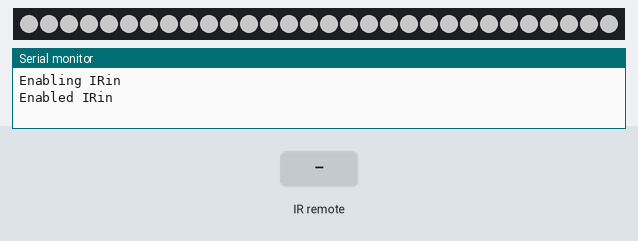
The program below on a simulated Arduino Uno, built with avr-gcc and run on an emulated ATmega328P. Shown: 30 RGB LEDs in strip order, left to right, the last lines printed to the serial monitor. Inputs (shaded band) come from the test bench. Dim RGB values are drawn brighter than linear; random numbers use the default seed unless the program sets one.

Above: at 1.2 s.
1.3 s: infrared code 0x61D6E817 received
At 1.45 s:
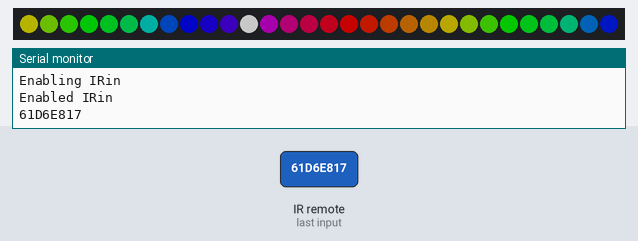
3.7 s: infrared code 0xFFFFFFFF received
At 4.15 s:
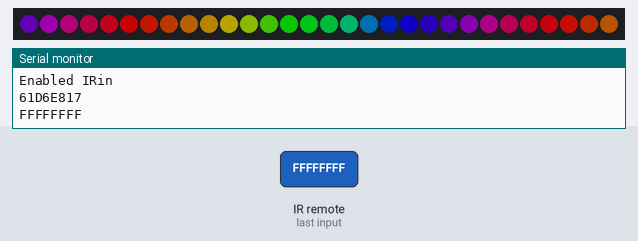
6.7 s: infrared code 0x61D640BF received
At 7.16 s:
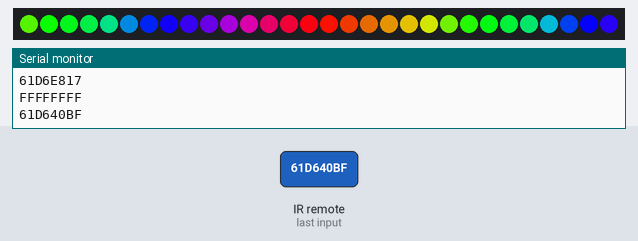
9.7 s: infrared code 0x61D608F7 received
At 9.86 s:
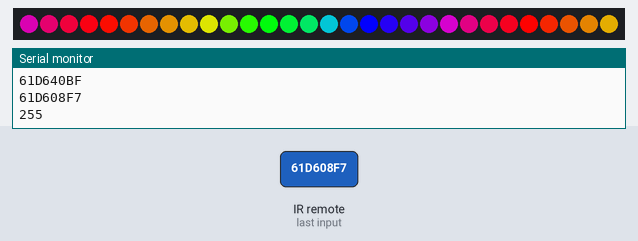
12.7 s: infrared code 0x61D648B7 received
At 13.6 s:
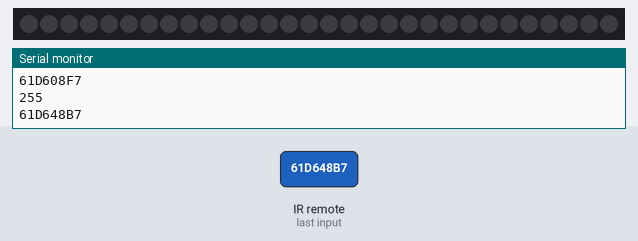
14.2 s: infrared code 0x61D608F7 received
At 15.25 s:
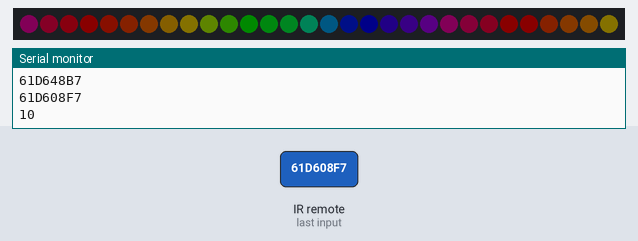

The program:

main.cpp
```cpp
#include <Arduino.h>
#include <FastLED.h>
#include <IRremote.h>

#ifdef __AVR__
#include <avr/power.h>
#endif

enum modes
{
	normal,
	split1,
	split2,
	rainbowGlitter,
	rainbow
};
modes current_mode = normal;

#define TERMINAL_DEBUG false
#define SERIAL_SPEED 9600 //115200

// START NEOPIXEL DEFINITION REGION
#define NEOPIXEL_PIN 6
#define NUMBER_OF_LEDS 30
#define FRAMES_PER_SECOND 120
CRGB leds[NUMBER_OF_LEDS];
uint8_t default_Wait = 0;
uint8_t brightness = 100;
CRGB current_color = CRGB::White;

CRGB neo_color1 = CRGB::OrangeRed;
CRGB neo_color2 = CRGB::MediumSpringGreen;
CRGB neo_color3 = CRGB::CadetBlue;
CRGB neo_color4 = CRGB::Coral;
CRGB neo_color5 = CRGB::DarkTurquoise;
CRGB neo_color6 = CRGB::DarkViolet;
CRGB neo_color7 = CRGB::Goldenrod;
CRGB neo_color8 = CRGB::LightSkyBlue;
CRGB neo_color9 = CRGB::MediumPurple;
CRGB neo_color10 = CRGB::Yellow;
CRGB neo_color11 = CRGB::SteelBlue;
CRGB neo_color12 = CRGB::Violet;

uint8_t gHue = 0;
// END NEOPIXEL DEEFINITION REGION

// START INFRARED REMOTE DEFINITION REGION
#define REMOTE_RECV_PIN 11
// define the remote control buttons
#define BUTTON_HOLD 0xFFFFFFFF
#define BRIGHTNESS_UP 0x61D608F7
#define BRIGHTNESS_DOWN 0x61D68877
#define OFF 0x61D648B7
#define ON 0x61D640BF
#define STROBE 0x61D6D02F
#define FLASH 0x61D6F00F
#define ALL_FADE 0x61D6807F
#define RGB_FLASH 0x61D6E817
#define RED 0x61D6C837
#define GREEN 0x61D6D827
#define BLUE 0x61D6E01F
#define WHITE 0x61D600FF
#define COLOR1 0x61D620DF
#define COLOR2 0x61D6A05F
#define COLOR3 0x61D6609F
#define COLOR4 0x61D618E7
#define COLOR5 0x61D658A7
#define COLOR6 0x61D69867
#define COLOR7 0x61D610EF
#define COLOR8 0x61D6906F
#define COLOR9 0x61D650AF
#define COLOR10 0x61D628D7
#define COLOR11 0x61D6A857
#define COLOR12 0x61D66897

IRrecv irrecv(REMOTE_RECV_PIN);
decode_results results;
unsigned long last_result = 0;
// END INFRARED REMOTE DEFINITION REGION

bool CheckIRRemote()
{
	if (irrecv.decode(&results))
	{
#if defined(TERMINAL_DEBUG)
		Serial.println(results.value, HEX);
#endif
		irrecv.resume(); // Receive the next value
		return true;
	}
	return false;
}

void Increase_Brightness()
{
	if (brightness < 245)
	{
		brightness = brightness + 10;
	}
	else
	{
		brightness = 255;
	}
	if (brightness > 255)
	{
		brightness = 255;
	}
#if defined(TERMINAL_DEBUG)
	Serial.println(brightness);
#endif
}

void Decrease_Brightness()
{
	if (brightness > 10)
	{
		brightness = brightness - 10;
	}
	else
	{
		brightness = 0;
	}
	if (brightness < 0)
	{
		brightness = 0;
	}
#if defined(TERMINAL_DEBUG)
	Serial.println(brightness);
#endif
}

void setRainbow()
{
	fill_rainbow(leds, NUMBER_OF_LEDS, gHue, 12);
}

void addGlitter(fract8 chanceOfGlitter)
{
	if (random8() < chanceOfGlitter)
	{
		leds[random16(NUMBER_OF_LEDS)] += CRGB::White;
	}
}

void rainbowWithGlitter()
{
	setRainbow();
	addGlitter(80);
}

void setSplit1()
{
	for (int i = 5; i < 10; i++)
	{
		leds[i] = CRGB::Black;
	}

	for (int i = 20; i < 25; i++)
	{
		leds[i] = CRGB::Black;
	}
}

void setSplit2()
{
	for (int i = 3; i < 6; i++)
	{
		leds[i] = CRGB::Black;
	}

	for (int i = 9; i < 12; i++)
	{
		leds[i] = CRGB::Black;
	}

	for (int i = 18; i < 21; i++)
	{
		leds[i] = CRGB::Black;
	}

	for (int i = 24; i < 27; i++)
	{
		leds[i] = CRGB::Black;
	}
}

// SETUP (runs once) ---------------------------------
void setup()
{

#if defined(TERMINAL_DEBUG)
	Serial.begin(SERIAL_SPEED); // start debug via serial
	Serial.println("Enabling IRin");
#endif

	irrecv.enableIRIn(); // Start the receiver

#if defined(TERMINAL_DEBUG)
	Serial.println("Enabled IRin");
#endif

	LEDS.addLeds<NEOPIXEL, NEOPIXEL_PIN>(leds, NUMBER_OF_LEDS); //start FastLED
}

// The program loop -----------------------------------
void loop()
{
	if (irrecv.isIdle() && CheckIRRemote())
	{
		uint32_t button_pressed = results.value;
		if (results.value != BUTTON_HOLD)
		{
			last_result = results.value;
			button_pressed = results.value;
		}
		else
		{
			button_pressed = last_result;
		}

		switch (button_pressed)
		{
		case RED:
			current_color = CRGB::Red;
			break;

		case BLUE:
			current_color = CRGB::Blue;
			break;

		case GREEN:
			current_color = CRGB::Green;
			break;

		case WHITE:
			current_color =  CRGB::White;
			break;

		case COLOR1:
			current_color =  neo_color1;
			break;

		case COLOR2:
			current_color = neo_color2;
			break;

		case COLOR3:
			current_color =  neo_color3;
			break;

		case COLOR4:
			current_color =  neo_color4;
			break;

		case COLOR5:
			current_color =  neo_color5;
			break;

		case COLOR6:
			current_color = neo_color6;
			break;

		case COLOR7:
			current_color =  neo_color7;
			break;

		case COLOR8:
			current_color =  neo_color8;
			break;

		case COLOR9:
			current_color =  neo_color9;
			break;

		case COLOR10:
			current_color =  neo_color10;
			break;

		case COLOR11:
			current_color =  neo_color11;
			break;

		case COLOR12:
			current_color =  neo_color12;
			break;

		case ON:
			brightness = 255;
			current_color =  CRGB::White;
			break;

		case OFF:
			brightness = 0;
			fadeToBlackBy(leds, NUMBER_OF_LEDS, 40);
			current_color =  CRGB::Black;
			break;

		case BRIGHTNESS_UP:
			Increase_Brightness();
			break;

		case BRIGHTNESS_DOWN:
			Decrease_Brightness();
			break;

		case STROBE:
			current_mode = modes::normal;
			break;

		case FLASH:
			current_mode = modes::split1;
			break;

			case ALL_FADE:
			current_mode = modes::split2;
			break;

		case RGB_FLASH:
			if (current_mode == modes::rainbowGlitter)
				current_mode = modes::rainbow;
			else
				current_mode = modes::rainbowGlitter;
			break;

		default:
			break;
		}
	}

	if (current_mode == modes::rainbowGlitter)
	{
		rainbowWithGlitter();
	}
	else if (current_mode == modes::rainbow)
	{
		fill_solid(leds, NUMBER_OF_LEDS, current_color);
		setRainbow();
	}
	else if (current_mode == modes::split1)
	{
		fill_solid(leds, NUMBER_OF_LEDS, current_color);
		setSplit1();
	}
	else if (current_mode == modes::split2)
	{
		fill_solid(leds, NUMBER_OF_LEDS, current_color);
		setSplit2();
	} else if (current_mode == modes::normal){
		fill_solid(leds, NUMBER_OF_LEDS, current_color);
	}

	EVERY_N_MILLISECONDS(20) { gHue++; } // slowly cycle the "base color" through the rainbow

	if (irrecv.isIdle())
	{
		LEDS.show(brightness);
	}
}
```

Measured:
- after the input at 1.3 s, the LEDs: change at once (image 1)
- after the input at 14.2 s, the LEDs: first change at once (image 6 shows a later state)
